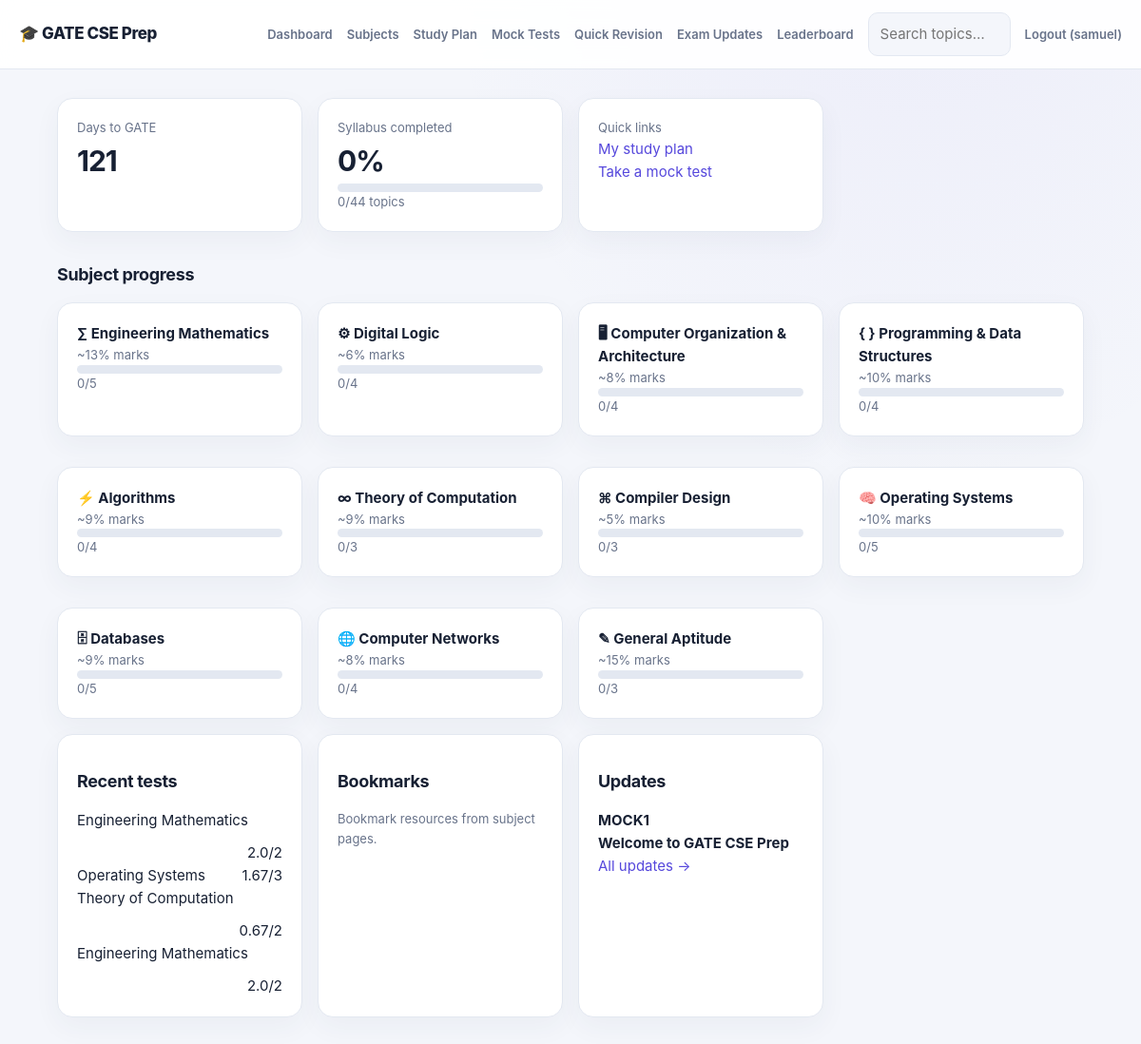
/dashboard (signed in), run on the app's committed database.
### tables this page shows
CREATE TABLE users(id INTEGER PRIMARY KEY, name TEXT, email TEXT UNIQUE, pw TEXT, is_admin INT DEFAULT 0, hours REAL DEFAULT 4, exam_date TEXT);

CREATE TABLE subjects(id INTEGER PRIMARY KEY, name TEXT, weightage INT, icon TEXT);

CREATE TABLE attempts(id INTEGER PRIMARY KEY, user_id INT, subject_id INT, score REAL, total INT, correct INT, wrong INT, taken TEXT);

CREATE TABLE updates(id INTEGER PRIMARY KEY, title TEXT, body TEXT, link TEXT, created TEXT);

### app.py (the view)
@app.route("/dashboard")
@login_required
def dashboard():
    subs = subject_stats(g.user["id"])
    total, done = sum(s["total"] for s in subs), sum(s["done"] for s in subs)
    attempts = q("""SELECT a.*, s.name sname FROM attempts a LEFT JOIN subjects s ON s.id=a.subject_id
                    WHERE user_id=? ORDER BY a.id DESC LIMIT 5""", (g.user["id"],))
    return render_template("dashboard.html", subs=subs, total=total, done=done, attempts=attempts,
                           updates=q("SELECT * FROM updates ORDER BY id DESC LIMIT 3"),
                           bookmarks=q("""SELECT r.* FROM bookmarks b JOIN resources r ON r.id=b.resource_id WHERE b.user_id=? LIMIT 5""", (g.user["id"],)))

### app.py (called while the page is built)
def db():
    if "db" not in g:
        g.db = sqlite3.connect(app.config["DATABASE"])
        g.db.row_factory = sqlite3.Row
        g.db.execute("PRAGMA foreign_keys=ON")
    return g.db

def q(sql, args=(), one=False):
    cur = db().execute(sql, args); rows = cur.fetchall()
    return (rows[0] if rows else None) if one else rows

def login_required(f):
    @wraps(f)
    def w(*a, **k):
        if "uid" not in session: return redirect(url_for("login", next=request.path))
        return f(*a, **k)
    return w

@app.before_request
def load_user():
    g.user = q("SELECT * FROM users WHERE id=?", (session["uid"],), one=True) if "uid" in session else None

@app.context_processor
def inject():
    d = (datetime.strptime(g.user["exam_date"] or app.config["GATE_EXAM_DATE"], "%Y-%m-%d").date() - date.today()).days if g.user else None
    return dict(days_left=d)

def subject_stats(uid):
    return q("""SELECT s.*, COUNT(t.id) total, COUNT(p.topic_id) done FROM subjects s
                LEFT JOIN topics t ON t.subject_id=s.id
                LEFT JOIN progress p ON p.topic_id=t.id AND p.user_id=? GROUP BY s.id ORDER BY s.id""", (uid,))

### templates/dashboard.html
{% extends "base.html" %}{% block body %}
{% set pct = (done*100//total) if total else 0 %}
<div class="grid"><div class="card"><div class="mut">Days to GATE</div><div class="big">{{ days_left }}</div></div>
<div class="card"><div class="mut">Syllabus completed</div><div class="big">{{pct}}%</div><div class="bar"><i style="width:{{pct}}%"></i></div><div class="mut">{{done}}/{{total}} topics</div></div>
<div class="card"><div class="mut">Quick links</div><a href="{{url_for('plan')}}">My study plan</a><br><a href="{{url_for('tests')}}">Take a mock test</a></div></div>
<h3>Subject progress</h3><div class="grid">{% for s in subs %}{% set p=(s.done*100//s.total) if s.total else 0 %}
<a class="card" href="{{url_for('subject',sid=s.id)}}" style="color:inherit"><b>{{s.icon}} {{s.name}}</b><div class="mut">~{{s.weightage}}% marks</div><div class="bar"><i style="width:{{p}}%"></i></div><div class="mut">{{s.done}}/{{s.total}}</div></a>{% endfor %}</div>
<div class="grid"><div class="card"><h3>Recent tests</h3>{% for a in attempts %}<div class="row"><span>{{a.sname or 'Full mock'}}</span><span class="right">{{a.score}}/{{a.total}}</span></div>{% else %}<p class="mut">No attempts yet.</p>{% endfor %}</div>
<div class="card"><h3>Bookmarks</h3>{% for b in bookmarks %}<div><a href="{{b.url}}" target="_blank" rel="noopener">{{b.title}}</a></div>{% else %}<p class="mut">Bookmark resources from subject pages.</p>{% endfor %}</div>
<div class="card"><h3>Updates</h3>{% for u in updates %}<div><b>{{u.title}}</b></div>{% endfor %}<a href="{{url_for('updates')}}">All updates →</a></div></div>
{% endblock %}

### templates/base.html (shortened to what this page needs)
<!doctype html><html lang="en"><head><meta charset="utf-8"><meta name="viewport" content="width=device-width,initial-scale=1">
</head><body>
<nav><a class="brand" href="/">🎓 GATE CSE Prep</a>
{% if g.user %}<a href="{{url_for('dashboard')}}">Dashboard</a><a href="{{url_for('subjects')}}">Subjects</a><a href="{{url_for('plan')}}">Study Plan</a>
<a href="{{url_for('tests')}}">Mock Tests</a><a href="{{url_for('revision')}}">Quick Revision</a><a href="{{url_for('updates')}}">Exam Updates</a><a href="{{url_for('leaderboard')}}">Leaderboard</a>
<form action="{{url_for('search')}}" style="display:flex"><input name="q" placeholder="Search topics…" style="margin:0;width:150px"></form>
<a href="{{url_for('logout')}}">Logout ({{g.user.name}})</a>
{% else %}<a href="{{url_for('login')}}">Login</a><a href="{{url_for('admin_login')}}">Admin login</a><a class="btn" href="{{url_for('register')}}">Sign up</a>{% endif %}</nav>
<main>{% with m=get_flashed_messages(with_categories=true) %}{% for c,t in m %}<div class="flash {{c}}">{{t}}</div>{% endfor %}{% endwith %}
{% block body %}{% endblock %}</main></body></html>

### templates/base.html (style rules this page uses)
:root { color-scheme:light;--bg:#f4f6fb;--card:#fff;--tx:#172033;--mut:#68738a;--pri:#5648dc;--ok:#14855b;--err:#c53c51;--bd:#e3e8f1;--shadow:0 10px 28px #26375b0c }
* { box-sizing:border-box }
body { margin:0;font:15px/1.6 Inter,ui-sans-serif,system-ui,-apple-system,"Segoe UI",sans-serif;background:radial-gradient(ellipse at 80% -15%,#7664df12,transparent 38%),var(--bg);color:var(--tx) }
a { color:var(--pri);text-decoration:none }
nav { display:flex;gap:15px;align-items:center;flex-wrap:wrap;padding:13px max(20px,calc((100vw - 1160px)/2));background:color-mix(in srgb,var(--card) 92%,transparent);border-bottom:1px solid var(--bd);position:sticky;top:0;z-index:5;backdrop-filter:blur(14px) }
nav .brand { font-size:17px;font-weight:800;margin-right:auto;color:var(--tx);letter-spacing:-.4px }
nav>a:not(.brand) { font-size:13px;font-weight:600;color:var(--mut) }
main { max-width:1120px;margin:30px auto;padding:0 20px;min-height:75vh }
h1,h2,h3 { line-height:1.25;letter-spacing:-.35px }
h3 { font-size:18px }
.card { background:var(--card);border:1px solid var(--bd);border-radius:16px;padding:20px;margin-bottom:16px;box-shadow:var(--shadow) }
.grid { display:grid;grid-template-columns:repeat(auto-fill,minmax(230px,1fr));gap:16px }
input,select,textarea { width:100%;padding:10px 12px;border:1px solid var(--bd);border-radius:10px;background:var(--bg);color:var(--tx);font:inherit;margin:5px 0 12px }
.bar { height:9px;background:var(--bd);border-radius:8px;overflow:hidden }
.mut { color:var(--mut);font-size:13px }
.row { display:flex;gap:10px;align-items:center;flex-wrap:wrap }
.right { margin-left:auto }
.big { font-size:30px;font-weight:750;letter-spacing:-1px }

### data on the page
users: user.name "samuel"
subjects: icon "∑", name "Engineering Mathematics", weightage "13", done "0", total "5"
subjects: icon "⚙", name "Digital Logic", weightage "6", done "0", total "4"
subjects: icon "🖥", name "Computer Organization & Architecture", weightage "8", done "0", total "4"
subjects: icon "{ }", name "Programming & Data Structures", weightage "10", done "0", total "4"
subjects: icon "⚡", name "Algorithms", weightage "9", done "0", total "4"
subjects: icon "∞", name "Theory of Computation", weightage "9", done "0", total "3"
subjects: icon "⌘", name "Compiler Design", weightage "5", done "0", total "3"
subjects: icon "🧠", name "Operating Systems", weightage "10", done "0", total "5"
subjects: icon "🗄", name "Databases", weightage "9", done "0", total "5"
subjects: icon "🌐", name "Computer Networks", weightage "8", done "0", total "4"
subjects: icon "✎", name "General Aptitude", weightage "15", done "0", total "3"
attempts: name "Engineering Mathematics", score "2.0", total "2"
attempts: name "Operating Systems", score "1.67", total "3"
attempts: name "Theory of Computation", score "0.67", total "2"
attempts: name "Engineering Mathematics", score "2.0", total "2"
updates: title "MOCK1"
updates: title "Welcome to GATE CSE Prep"

### other printed values
{{ days_left }} "121"
{{ pct }} "0"
{{ done }} "0"
{{ total }} "44"
